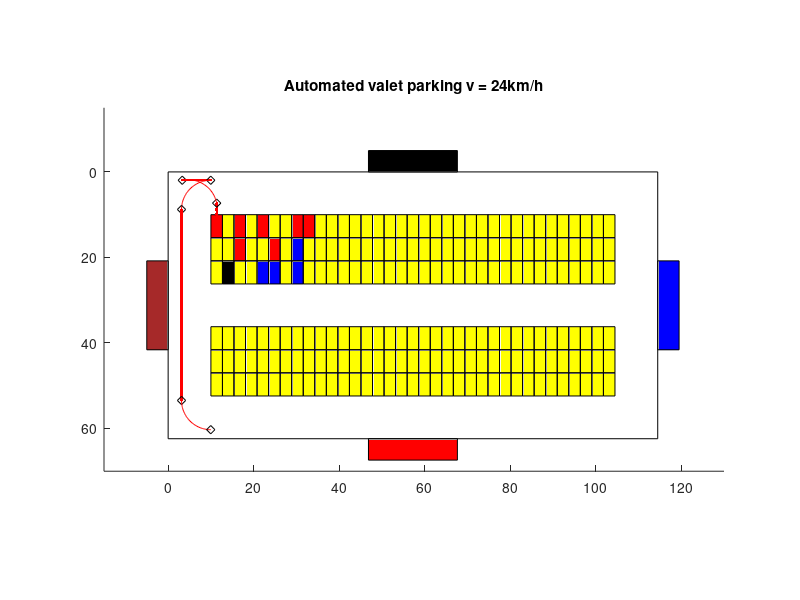

This figure's MATLAB source:
clf;
axis equal;


for i = 0: 34
    for j = 0: 2
      if(((j == 0) && (i == 0 || i == 2 || i == 4 || i == 7 || i == 8))
          || ((j == 1) && (i == 2 || i == 5))
        )
          rectangle("Position", [10 + i*2.7, 10 + j*5.4, 2.7, 5.4], 
              "Facecolor", [1, 0, 0]);
      elseif((j == 2) && (i == 1))
          rectangle("Position", [10 + i*2.7, 10 + j*5.4, 2.7, 5.4], 
              "Facecolor", [0, 0, 0]);
      elseif(((j == 2) && (i == 4 || i == 5 || i == 7))
              || (j == 1 && i == 7)
            )
          rectangle("Position", [10 + i*2.7, 10 + j*5.4, 2.7, 5.4], 
              "Facecolor", [0, 0, 1]);
      else
          rectangle("Position", [10 + i*2.7, 10 + j*5.4, 2.7, 5.4],
              "Facecolor", [1, 1, 0]);
      endif;
    endfor;
endfor;

for i = 0: 34
    for j = 0: 2
       rectangle("Position", [10 + i*2.7, 20 + (j + 3)*5.4, 2.7, 5.4],
              "Facecolor", [1, 1, 0]);
    endfor;
endfor;



rectangle("Position", [0, 0, 10 + 2.7*35 + 10, 10 + 5.4*3 + 10 + 5.4*3 + 10 ]);
                      %boundary

rectangle("Position", [10 + 2.7*17.5 - 10.4, -5, 20.8, 5 ], 
                        "Facecolor", [0, 0, 0]);%Gate 1
rectangle("Position", [10 + 2.7*35 + 10, 20.8, 5, 20.8 ], 
                        "Facecolor", [0, 0, 1]);%Gate 2
rectangle("Position", [10 + 2.7*17.5 - 10.4, 10 + 5.4*3 + 10 + 5.4*3 + 10, 20.8, 5 ], 
                        "Facecolor", [1, 0, 0]);%Gate 3                        
rectangle("Position", [-5, 20.8, 5, 20.8 ], "Facecolor", 
                          [0.65, 0.16, 0.16]);%Gate 4

v0 = 20/3;%(m/s)
t = linspace(0, 0.81, round(0.81*24));%(s)
x = 10 + 1.35;%(m)
y = 10 + 2.7 - v0*t;%(m)
hold on;%draw overlay some graphic objects
plot(x, y, 'r');

Radius = sqrt(1.35*1.35 + 6.7*6.7) ;%radius of circle trajectory (m)
w0 = v0 / Radius;%angular velocity (rad/s)
a0 = atan(1.35/6.7);%original angular (rad)
deltaT = (pi/2)/w0;
t = linspace(0.81, 0.81+deltaT, round(deltaT*24));
xCenter = 10 + (2.7/2) - 6.7;
yCenter = 10 - 1.35;
alpha = a0 + w0*(t - 0.81);
x = xCenter + Radius*cos(alpha);
y = yCenter - Radius*sin(alpha);
x0 = x(1);
y0 = y(1);
hold on;
plot(x0, y0, "-dk");
hold on;
plot(x, y, 'r');
x0 = x(length(x));
y0 = y(length(y));
hold on;
plot(x0, y0, "-dk");
lastT = 0.81 + deltaT;
t = linspace(lastT, lastT + 1, 24);
x = x0 + v0*(t - lastT);
hold on;
plot(x, y0, 'r');
hold on;
plot(x(length(x)), y0, "-dk");
xCenter = x(length(x));
yCenter = y0 + Radius;
lastT = lastT + 1;
t = linspace(lastT, lastT + deltaT, round(deltaT*24));
alpha = w0*(t - lastT);                  
x = xCenter - Radius*sin(alpha);
y = yCenter - Radius*cos(alpha);
hold on;
plot(x, y, 'r');
lastT = lastT + deltaT;
x0 = x(length(x));
y0 = y(length(y));
hold on;
plot(x0, y0, "-dk");
ForwardTime = 6.7;
t = linspace(lastT, lastT + ForwardTime, ForwardTime*24);
y = y0 + v0*(t - lastT);
hold on;
plot(x0, y, 'r');
y0 = y(length(y));
hold on;
plot(x0, y0, "-dk");
xCenter = x0 + Radius;
yCenter = y0;
lastT = lastT + ForwardTime;
t = linspace(lastT, lastT + deltaT, round(deltaT*24));
alpha = w0*(t - lastT);                  
x = xCenter - Radius*cos(alpha);
y = yCenter + Radius*sin(alpha);
hold on;
plot(x, y, 'r');
x0 = x(length(x));
y0 = y(length(y));
hold on;
plot(x0, y0, "-dk");
lastT = lastT + deltaT;

                  
axis([-15 130 -15 70]);%expand minimum of X, Y
view(0, -90);
title ("Automated valet parking v = 24km/h");
